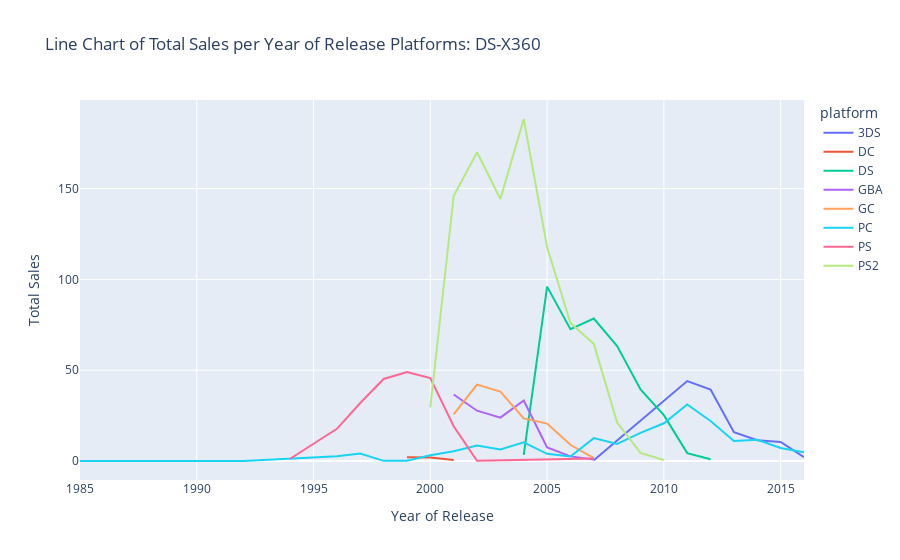

The notebook cell this image was saved under:
### Markdown cell above
Code Meaning:
1) Use px.line() in order to create a line chart with data from the platform_sales_year_1 dataframe.
2) Use the year_of_release column as the x axis and the total_sales column as the y axis.
3) Set the color parameter to the platform column of the dataframe.
4) Set the title as: 'Line Chart of Total Sales per Year of Release for Platforms: 3DS-PS2 '.
5) Assign the code to no_sales_line in order to save the result.
6) Use the show() method in order to display the no_sales_line chart.

### Code cell
#platform, release_year, total_sales
no_sales_line = px.line(platform_sales_year_1, x='year_of_release', y='total_sales',color='platform',labels={"total_sales": "Total Sales", "year_of_release": "Year of Release"}, title='Line Chart of Total Sales per Year of Release Platforms: DS-X360')

no_sales_line.show()

### Figure 1 — Plotly figure (JSON) as saved in the notebook; plotly's stock layout.template omitted (floating-point values rounded to 4 significant figures)
{"data": [{"hovertemplate": "platform=3DS<br>Year of Release=%{x}<br>Total Sales=%{y}<extra></extra>", "legendgroup": "3DS", "line": {"color": "#636efa", "dash": "solid"}, "marker": {"symbol": "circle"}, "mode": "lines", "name": "3DS", "orientation": "v", "showlegend": true, "type": "scatter", "x": [2007, 2011, 2012, 2013, 2014, 2015, 2016], "xaxis": "x", "y": [0.47, 44.03, 39.39, 15.89, 11.49, 10.55, 2.17], "yaxis": "y"}, {"hovertemplate": "platform=DC<br>Year of Release=%{x}<br>Total Sales=%{y}<extra></extra>", "legendgroup": "DC", "line": {"color": "#EF553B", "dash": "solid"}, "marker": {"symbol": "circle"}, "mode": "lines", "name": "DC", "orientation": "v", "showlegend": true, "type": "scatter", "x": [1999, 2000, 2001], "xaxis": "x", "y": [2.04, 1.98, 0.53], "yaxis": "y"}, {"hovertemplate": "platform=DS<br>Year of Release=%{x}<br>Total Sales=%{y}<extra></extra>", "legendgroup": "DS", "line": {"color": "#00cc96", "dash": "solid"}, "marker": {"symbol": "circle"}, "mode": "lines", "name": "DS", "orientation": "v", "showlegend": true, "type": "scatter", "x": [2004, 2005, 2006, 2007, 2008, 2009, 2010, 2011, 2012], "xaxis": "x", "y": [3.38, 96.03, 72.56, 78.46, 63.35, 39.42, 25.29, 4.36, 1.02], "yaxis": "y"}, {"hovertemplate": "platform=GBA<br>Year of Release=%{x}<br>Total Sales=%{y}<extra></extra>", "legendgroup": "GBA", "line": {"color": "#ab63fa", "dash": "solid"}, "marker": {"symbol": "circle"}, "mode": "lines", "name": "GBA", "orientation": "v", "showlegend": true, "type": "scatter", "x": [2001, 2002, 2003, 2004, 2005, 2006, 2007], "xaxis": "x", "y": [36.62, 27.72, 23.89, 33.37, 7.53, 2.57, 0.83], "yaxis": "y"}, {"hovertemplate": "platform=GC<br>Year of Release=%{x}<br>Total Sales=%{y}<extra></extra>", "legendgroup": "GC", "line": {"color": "#FFA15A", "dash": "solid"}, "marker": {"symbol": "circle"}, "mode": "lines", "name": "GC", "orientation": "v", "showlegend": true, "type": "scatter", "x": [2001, 2002, 2003, 2004, 2005, 2006, 2007], "xaxis": "x", "y": [25.68, 42.09, 38.2, 23.45, 20.64, 8.97, 1.57], "yaxis": "y"}, {"hovertemplate": "platform=PC<br>Year of Release=%{x}<br>Total Sales=%{y}<extra></extra>", "legendgroup": "PC", "line": {"color": "#19d3f3", "dash": "solid"}, "marker": {"symbol": "circle"}, "mode": "lines", "name": "PC", "orientation": "v", "showlegend": true, "type": "scatter", "x": [1985, 1988, 1992, 1996, 1997, 1998, 1999, 2000, 2001, 2002, 2003, 2004, 2005, 2006, 2007, 2008, 2009, 2010, 2011, 2012, 2013, 2014, 2015, 2016], "xaxis": "x", "y": [0.04, 0.03, 0.02, 2.62, 4.12, 0.1, 0.11, 3.17, 5.35, 8.55, 6.41, 10.27, 3.99, 2.53, 12.61, 9.38, 15.47, 20.79, 31.19, 22.01, 10.98, 11.74, 7.18, 4.89], "yaxis": "y"}, {"hovertemplate": "platform=PS<br>Year of Release=%{x}<br>Total Sales=%{y}<extra></extra>", "legendgroup": "PS", "line": {"color": "#FF6692", "dash": "solid"}, "marker": {"symbol": "circle"}, "mode": "lines", "name": "PS", "orientation": "v", "showlegend": true, "type": "scatter", "x": [1994, 1996, 1997, 1998, 1999, 2000, 2001, 2002, 2007], "xaxis": "x", "y": [1.26, 17.73, 31.93, 45.17, 48.98, 45.66, 19.14, 0.11, 1.39], "yaxis": "y"}, {"hovertemplate": "platform=PS2<br>Year of Release=%{x}<br>Total Sales=%{y}<extra></extra>", "legendgroup": "PS2", "line": {"color": "#B6E880", "dash": "solid"}, "marker": {"symbol": "circle"}, "mode": "lines", "name": "PS2", "orientation": "v", "showlegend": true, "type": "scatter", "x": [2000, 2001, 2002, 2003, 2004, 2005, 2006, 2007, 2008, 2009, 2010], "xaxis": "x", "y": [29.5, 146.0, 170.0, 144.3, 188.3, 117.7, 75.98, 64.49, 21.15, 4.45, 0.59], "yaxis": "y"}], "layout": {"legend": {"title": {"text": "platform"}, "tracegroupgap": 0}, "title": {"text": "Line Chart of Total Sales per Year of Release Platforms: DS-X360"}, "xaxis": {"anchor": "y", "domain": [0, 1], "title": {"text": "Year of Release"}}, "yaxis": {"anchor": "x", "domain": [0, 1], "title": {"text": "Total Sales"}}}}
